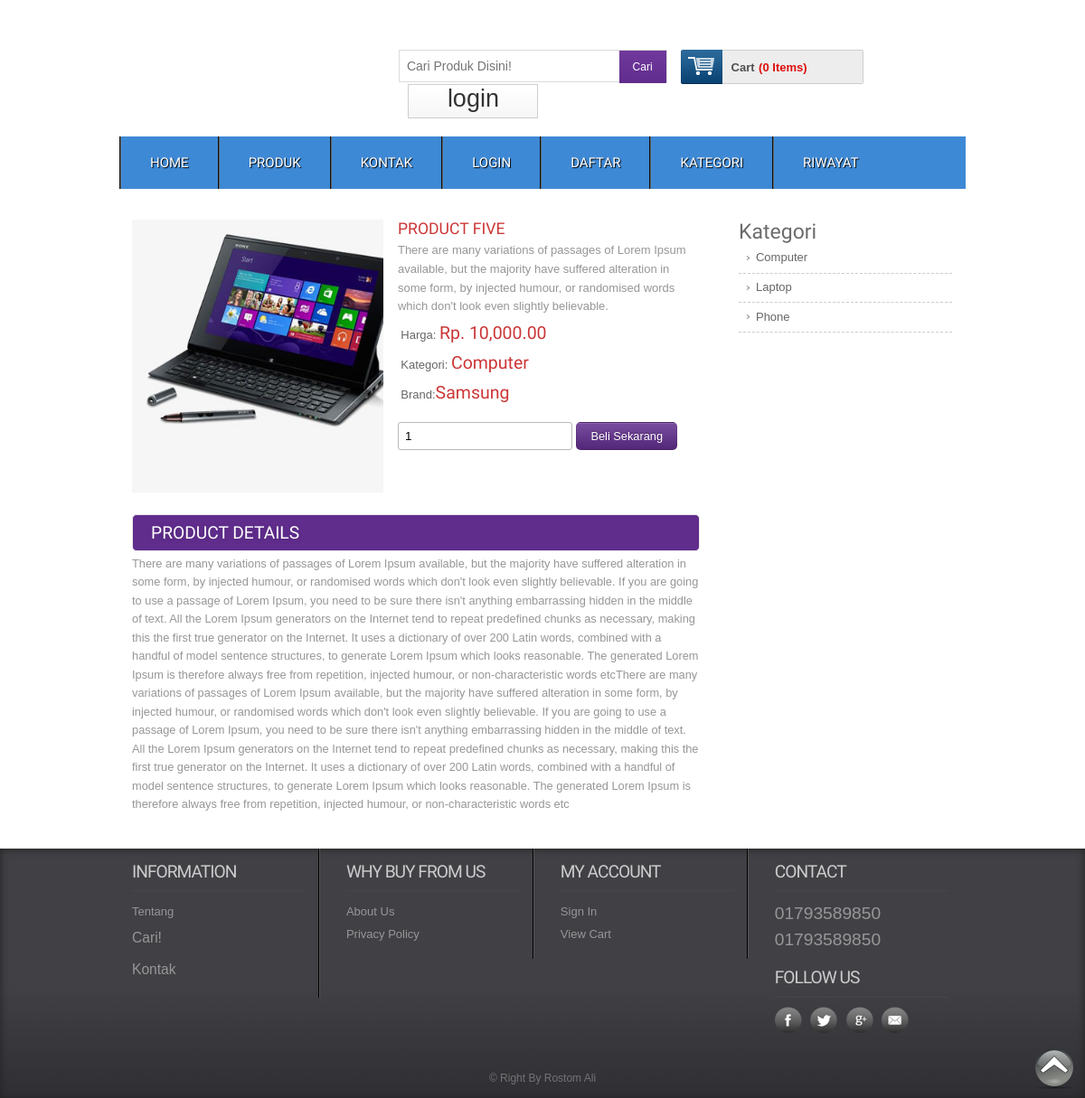
The page /single/5 on the database its author committed.
### tables this page shows
CREATE TABLE `tbl_product` (
  `product_id` int(11) NOT NULL,
  `product_title` varchar(255) NOT NULL,
  `product_short_description` text NOT NULL,
  `product_long_description` text NOT NULL,
  `product_image` varchar(255) NOT NULL,
  `product_price` int(11) NOT NULL,
  `product_quantity` int(11) NOT NULL,
  `product_feature` tinyint(4) NOT NULL,
  `product_category` int(11) NOT NULL,
  `product_brand` int(11) NOT NULL,
  `product_author` int(11) NOT NULL,
  `product_view` int(11) NOT NULL DEFAULT '0',
  `published_date` timestamp NOT NULL DEFAULT CURRENT_TIMESTAMP,
  `publication_status` tinyint(4) NOT NULL
);

CREATE TABLE `tbl_category` (
  `id` int(11) NOT NULL,
  `category_name` varchar(100) NOT NULL,
  `category_description` text NOT NULL,
  `publication_status` tinyint(4) NOT NULL COMMENT 'Published=1,Unpublished=0'
);

CREATE TABLE `tbl_brand` (
  `brand_id` int(11) NOT NULL,
  `brand_name` varchar(255) NOT NULL,
  `brand_description` text NOT NULL,
  `publication_status` tinyint(4) NOT NULL
);

### application/controllers/Web.php (called while the page is built, shortened)
<?php
class Web extends CI_Controller {
    public function __construct() {
        $this->load->model('Riwayat_model');
    }
    public function single($id) {
        $data = array();
        $data['get_single_product'] = $this->web_model->get_single_product($id);
        $data['get_all_category'] = $this->web_model->get_all_category();
        $this->load->view('web/inc/header', $data);
        $this->load->view('web/pages/single', $data);
        $this->load->view('web/inc/footer');
    }
}

### index.php (called while the page is built, shortened)
<?php
require_once BASEPATH.'core/CodeIgniter.php';

### application/models/Web_Model.php (called while the page is built, shortened)
<?php
class Web_Model extends CI_Model {
    public function get_single_product($id) {
        $this->db->select('*');
        $this->db->from('tbl_product');
        $this->db->join('tbl_category', 'tbl_category.id=tbl_product.product_category');
        $this->db->join('tbl_brand', 'tbl_brand.brand_id=tbl_product.product_brand');
        $this->db->where('tbl_product.product_id', $id);
        $info = $this->db->get();
        return $info->row();
    }
    public function get_all_category() {
        $this->db->select('*');
        $this->db->from('tbl_category');
        $this->db->where('publication_status', 1);
        $info = $this->db->get();
        return $info->result();
    }
}

### application/views/web/pages/single.php (the view, shortened to what this page needs)
<div class="main">
    <div class="content">
        <div class="section group">
            <div class="cont-desc span_1_of_2">
                <div class="grid images_3_of_2">
                    <img src="<?php echo base_url('uploads/'.$get_single_product->product_image)?>" alt="" />
                </div>
                <div class="desc span_3_of_2">
                    <h2><?php echo $get_single_product->product_title?></h2>
                    <p><?php echo $get_single_product->product_short_description?></p>
                    <div class="price">
                        <p>Harga: <span>Rp. <?php echo $this->cart->format_number($get_single_product->product_price)?> </span></p>
                        <p>Kategori: <span><?php echo $get_single_product->category_name?></span></p>
                        <p>Brand:<span><?php echo $get_single_product->brand_name?></span></p>
                    </div>
                    <div class="add-cart">
                        <form action="<?php echo base_url('save/cart');?>" method="post">
                            <input type="number" class="buyfield" name="qty" value="1"/>
                            <input type="submit" class="buysubmit" name="submit" value="Beli Sekarang"/>
                        </form>
                    </div>
                </div>
                <div class="product-desc">
                    <h2>Product Details</h2>
                    <p><?php echo $get_single_product->product_long_description?></p>
                </div>
            </div>
            <div class="rightsidebar span_3_of_1">
                <h2>Kategori</h2>
                <ul>
                    <?php foreach($get_all_category as $single_category){?>
                    <li><a href="<?php echo base_url('get/category/'.$single_category->id);?>"><?php echo $single_category->category_name?></a></li>
                    <?php }?>
                </ul>
            </div>
        </div>
    </div>
</div>

### assets/web/css/style.css (style rules this page uses)
html,body,div,span,applet,object,iframe,h1,h2,h3,h4,h5,h6,p,blockquote,pre,a,abbr,acronym,address,big,cite,code,del,dfn,em,img,ins,kbd,q,s,samp,small,strike,strong,sub,sup,tt,var,b,u,i,dl,dt,dd,ol,nav ul,nav li,fieldset,form,label,legend,table,caption,tbody,tfoot,thead,tr,th,td,article,aside,canvas,details,embed,figure,figcaption,footer,header,hgroup,menu,nav,output,ruby,section,summary,time,mark,audio,video { margin:0;padding:0;border:0;font-size:100%;font:inherit;vertical-align:baseline; }
ol,ul { list-style:none;margin:0;padding:0; }
a { text-decoration:none; }
img { max-width:100%; }
body { font-family:Arial, Helvetica, sans-serif; background:url(../images/body_bg3.jpg); }
input[type="number"] { border: 1px solid #b8b8b8; border-radius: 3px; padding: 7px; }
.buysubmit { background: #602d8d url("../images/large-button-overlay.png") repeat scroll 0 0; border: 1px solid rgba(0, 0, 0, 0.1); border-radius: 5px; color: #fff; font-family: Arial,"Helvetica Neue","Helvetica",Tahoma,Verdana,sans-serif; font-size: 0.8em; padding: 7px 15px; text-shadow: 0 -1px 1px rgba(0, 0, 0, 0.25); cursor:pointer; outline:none; }
.section { clear: both; padding: 0px; margin: 0px; }
.group:before, .group:after { content:""; display:table; }
.group:after { clear:both; }
.group { zoom:1; }
.content { padding:20px 0; background:#FFF; }
.content h2 { font-size:23px; color:#6C6C6C; font-family: 'Monda', sans-serif; }
.cont-desc { display: block; float:left; clear:both; }
.rightsidebar { display: block; float:left; margin: 0% 0 0% 1.6%; }
.cont-desc:first-child { margin-left: 0; }
.desc { display: block; float:left; margin: 0% 0 0% 2.6%; }
.span_1_of_2 { width: 67.1%; padding:1.5%; }
.images_3_of_2 { width: 44.2%; float:left; text-align:center; }
.span_3_of_2 { width: 53.2%; }
.span_3_of_1 { width: 25.2%; padding:1.5%; }
.images_3_of_2 img { height: 302px; max-width: 100%; width: 100%; }
.span_3_of_2 h2 { font-family: 'Monda', sans-serif; font-size:1.1em; color: #CC3636; font-weight : normal; margin-top: 0px; text-transform:uppercase; }
.span_3_of_2 p { font-size:0.8125em; padding:0.3em 0; color:#969696; line-height: 1.6em; font-family : verdana, arial, helvetica, helve, sans-serif; }
.price p { font-size:0.8125em; padding:1.5% 1%; color: #666; vertical-align:top; }
.price p span { font-size:1.5em; font-family: 'Monda', sans-serif; color: #CC3636; }
.add-cart { padding-top:15px; }
.product-desc,.product-tags { clear:both; padding-top:20px; }
.product-desc h2,.product-tags h2 { padding:8px 20px; background:#602D8D; border: 1px solid #EBE8E8; border-radius: 5px; -webkit-border-radius: 5px; -moz-border-radius: 5px; -o-border-radius: 5px; font-family: 'Monda', sans-serif; font-size:1.2em; color:#FFF; text-transform: uppercase; text-shadow:0 1px 5px rgba(34, 34, 34, 0.17); }
.product-desc p { font-size: 0.8em; padding: 0.3em 0; color: #969696; line-height: 1.6em; font-family: verdana, arial, helvetica, helve, sans-serif; }
.span_3_of_1 li a { font-size:0.8125em; padding:0.42em 8%; color: #666; display: block; line-height: 1.6em; font-family : Arial, Helvetica, sans-serif; border-bottom:1px dashed #CCC; background: url(../images/drop_arrow.png) no-repeat 5px 11px; }

### assets/style.css (style rules this page uses)
* { margin:0px;padding:0px }

### rows shown on the page
tbl_product: product_image (picture), product_title "PRODUCT FIVE", product_short_description "There are many variations of passages of Lorem Ipsum available, but the majority have suffered alteration in some form, by injected humour, or randomised words which don't look even slightly believable.", product_price "10,000.00", tbl_category.category_name "Computer", tbl_brand.brand_name "Samsung", product_long_description "There are many variations of passages of Lorem Ipsum available, but the majority have suffered alteration in some form, by injected humour, or randomised words which don't look even slightly believable. If you are going to use a passage of Lorem Ipsum, you need to be sure there isn't anything embarrassing hidden in the middle of text. All the Lorem Ipsum generators on the Internet tend to repeat predefined chunks as necessary, making this the first true generator on the Internet. It uses a dictionary of over 200 Latin words, combined with a handful of model sentence structures, to generate Lorem Ipsum which looks reasonable. The generated Lorem Ipsum is therefore always free from…"
tbl_category: category_name "Computer"
tbl_category: category_name "Laptop"
tbl_category: category_name "Phone"

### other values the page prints
$this->cart->total_items() "0"
$result->$para "01793589850 01793589850 © Right By Rostom Ali"
